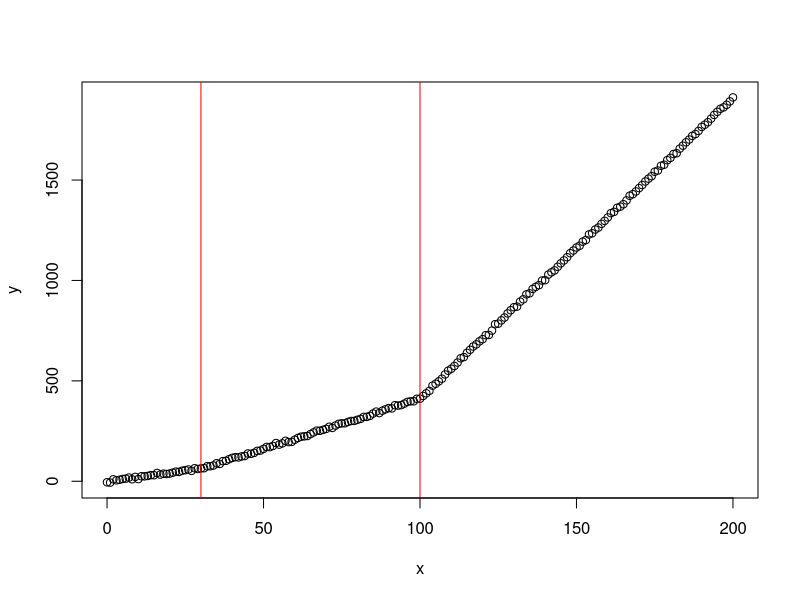

Write the R code that produced this figure. (Note: this script raises an error after producing the figure.)

### model by Marina 
### This code estimates model probabilities of a 1,2, or 3 change point model

#simulate data with two change points
x<-seq(from=0, to=200, len=201)
yMean<-ifelse(x<30, 1+2*x, ifelse(x<100, 1+2*30+5*(x-30), 1+2*30+5*(x-30)+10*(x-100)))
y<-sapply(yMean, rnorm, n=1, sd=4)
plot(x,y,pch = 1)
abline(v = 30, col="red")
abline(v = 100, col="red")

N<-length(x)


modelString<-
    "model{
for (i in 1:N){
y[i] ~ dnorm(y.hat[i], tau)

y.hat[i] <- equals(m,1)*y.hat1[i] + equals(m,2)*y.hat2[i]+equals(m,3)*y.hat3[i]

y.hat1[i]<- ifelse(x[i]<changePoint[1], beta[1] + beta[2]*x[i], 
beta[1]+beta[2]*changePoint[1]+ beta[3]*(x[i]-changePoint[1]))

y.hat2[i]<- ifelse(x[i]<changePoint[1], beta[1] + beta[2]*x[i], 
ifelse(x[i]<changePoint[2], 
beta[1]+beta[2]*changePoint[1]+ beta[3]*(x[i]-changePoint[1]), 
beta[1]+beta[2]*changePoint[1]+ beta[3]*(x[i]-changePoint[1])+
beta[4]*(x[i]-changePoint[2])))

y.hat3[i]<- ifelse(x[i]<changePoint[1], beta[1] + beta[2]*x[i], 
ifelse(x[i]<changePoint[2], 
beta[1]+beta[2]*changePoint[1]+ beta[3]*(x[i]-changePoint[1]), 
ifelse(x[i]<changePoint[3],
beta[1]+beta[2]*changePoint[1]+ beta[3]*(x[i]-changePoint[1])+
beta[4]*(x[i]-changePoint[2]),
beta[1]+beta[2]*changePoint[1]+ beta[3]*(x[i]-changePoint[1])+
beta[4]*(x[i]-changePoint[2])+ beta[5]*(x[i]-changePoint[3]))))
}

for(i in 1:3){
changePoint[i] ~ dnorm(0,.0001)
}

for (j in 1:5){
beta[j] ~ dnorm(0, .0001)
}

tau ~ dgamma(0.001,0.001)
sigma<-pow(tau, -0.5)

m ~ dcat(mPrior[])
mPrior[1]<-1/3
mPrior[2]<-1/3
mPrior[3]<-1/3

m1<-equals(m,1) # added by bb: mean of parm gives model prob
m2<-equals(m,2) # added by bb: mean of parm gives model prob
m3<-equals(m,3) # added by bb: mean of parm gives model prob

}
"

# setwd("~/") to appropriate directory

writeLines(modelString, con='TEMPmodel.txt')

dataList<-list(x=x, y=y, N=N)
jags <- jags.model('TEMPmodel.txt',
                   data = dataList,
                   n.chains = 4,
                   n.adapt = 300)

params<-c("m","beta","changePoint","m1","m2","m3")

codaSamples_model_compar<-coda.samples(jags, params, 10000, 2)

save(codaSamples_model_compar, file="change_point_model_comparison.Rdata")

burnin<-1000
summary(window(codaSamples_model_compar,start=burnin))

# yMean<-ifelse(x<30, 1+2*x, ifelse(x<100, 1+2*30+5*(x-30), 1+2*30+5*(x-30)+10*(x-100)))


# 
# Iterations = 10302:20300
# Thinning interval = 2 
# Number of chains = 4 
# Sample size per chain = 5000 
# 
# 1. Empirical mean and standard deviation for each variable,
# plus standard error of the mean:
#     
#     Mean       SD Naive SE Time-series SE
# beta[1]        -8.23275  18.3820 0.129980       0.065125
# beta[2]         2.56502   1.0000 0.007071       0.005082
# beta[3]         7.46250   4.3414 0.030698       0.001029
# beta[4]         7.47259  50.9990 0.360617       0.359463
# beta[5]        -0.07407  96.5852 0.682960       0.679164
# changePoint[1] 46.86130  29.4648 0.208348       0.034121
# changePoint[2] 77.67554  66.7169 0.471760       0.551765
# changePoint[3]  6.41646 101.5246 0.717887       2.849439
# m               1.85130   0.5528 0.003909       0.064101
# m1              0.23820   0.4260 0.003012       0.001339
# m2              0.67230   0.4694 0.003319       0.064074
# m3              0.08950   0.2855 0.002019       0.064074
# 
# 2. Quantiles for each variable:
#     
#     2.5%     25%    50%    75%   97.5%
# beta[1]         -43.089 -10.254  1.711  2.971   5.008
# beta[2]           1.816   1.951  2.030  2.770   4.348
# beta[3]           4.914   4.946  4.965  7.515  15.038
# beta[4]        -131.325   9.995 10.030 10.056 128.878
# beta[5]        -193.462 -62.250  0.229 61.657 192.685
# changePoint[1]   28.615  29.554 30.143 49.198  98.339
# changePoint[2] -123.657  99.629 99.785 99.904 159.499
# changePoint[3] -191.092 -61.859  5.955 73.867 214.303
# m                 1.000   2.000  2.000  2.000   3.000
# m1                0.000   0.000  0.000  0.000   1.000
# m2                0.000   0.000  1.000  1.000   1.000
# m3                0.000   0.000  0.000  0.000   1.000
# 

